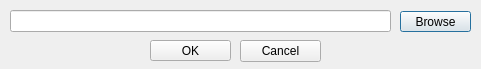
<?xml version="1.0" encoding="UTF-8"?>
<ui version="4.0">
 <class>SetBinDir</class>
 <widget class="QDialog" name="SetBinDir">
  <property name="geometry">
   <rect>
    <x>0</x>
    <y>0</y>
    <width>481</width>
    <height>69</height>
   </rect>
  </property>
  <property name="windowTitle">
   <string>Set default circos/bin directory</string>
  </property>
  <widget class="QPushButton" name="setcircosbindir_pushButton">
   <property name="geometry">
    <rect>
     <x>400</x>
     <y>11</y>
     <width>71</width>
     <height>21</height>
    </rect>
   </property>
   <property name="text">
    <string>Browse</string>
   </property>
   <property name="icon">
    <iconset>
     <normaloff>:/icons/icons/browse_folder.png</normaloff>:/icons/icons/browse_folder.png</iconset>
   </property>
  </widget>
  <widget class="QPushButton" name="ok_pushButton">
   <property name="geometry">
    <rect>
     <x>150</x>
     <y>40</y>
     <width>81</width>
     <height>21</height>
    </rect>
   </property>
   <property name="text">
    <string>OK</string>
   </property>
  </widget>
  <widget class="QLineEdit" name="setcircosbindir_plainTextEdit">
   <property name="geometry">
    <rect>
     <x>10</x>
     <y>10</y>
     <width>381</width>
     <height>22</height>
    </rect>
   </property>
  </widget>
  <widget class="QPushButton" name="cancel_pushButton">
   <property name="geometry">
    <rect>
     <x>240</x>
     <y>40</y>
     <width>81</width>
     <height>22</height>
    </rect>
   </property>
   <property name="text">
    <string>Cancel</string>
   </property>
  </widget>
 </widget>
 <resources/>
 <connections/>
</ui>
